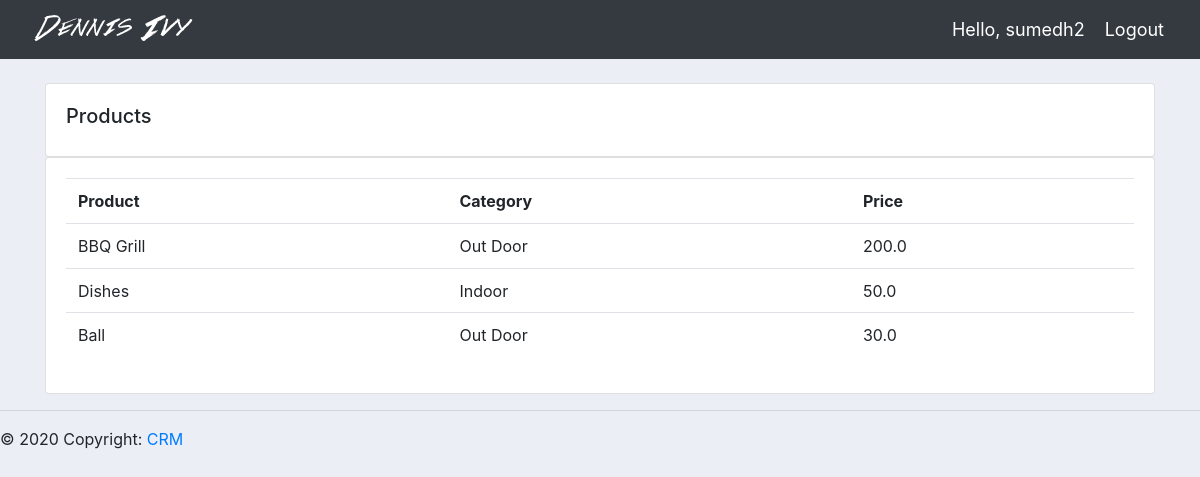
The page /products (signed in) on the database its author committed.
### accounts/models.py (models this page shows, shortened)
class Product(models.Model):
    CATEGORY = (
      ('Indoor' , 'Indoor'),
      ('Out Door' ,  'Out Door'),
    )
    name = models.CharField(max_length=200, null=True)
    price = models.FloatField(null=True)
    category  = models.CharField(max_length=200 , null =True , choices=CATEGORY)
    description = models.CharField(max_length=200 , null = True)
    date_created = models.DateTimeField(auto_now_add=True , null =True)
    tags = models.ManyToManyField(Tag)

### accounts/views.py (the view)
# urls.py: path('products' , views.products , name='products') ,
@login_required(login_url='login')
def products(request):
     products = Product.objects.all()
     return render(request , "accounts/products.html" ,{ 'products' : products })

### accounts/templates/accounts/products.html
{% extends 'accounts/main.html' %}
{% block content%}
<br>
		<div class="row">
			<div class="col-md">
				<div class="card card-body">
					<h5>Products</h5>
				</div>
				<div class="card card-body">
					<table class="table">
						<tr>
							<th>Product</th>
							<th>Category</th>
							<th>Price</th>
						</tr>
						{% for i in products %}
							<tr>
								<td>{{ i.name }}</td>
								<td>{{ i.category }}</td>
								<td>{{ i.price }}</td>
							<tr>
						{% endfor %}
					</table>
				</div>
			</div>
		</div>
{% endblock %}

### accounts/templates/accounts/navbar.html (shortened to what this page needs)
{% load static %}
<nav class="navbar navbar-expand-lg navbar-dark bg-dark">
    <img src={% static 'images/logo.png' %}>
    <span class="hello-msg"> Hello, {{ request.user }} </span>
    <span> <a class="hello-msg" href="{% url 'logout' %}"> Logout </a> </span>
  </nav>

### static/css/main.css (style rules this page uses)
body { background-color: #ebeff5; }

### accounts/templates/accounts/navbar.html (style rules this page uses)
.hello-msg { font-size: 18px; color: #fff; margin-right: 20px; }

### rows shown on the page
Product: name "BBQ Grill", category "Out Door", price "200.0"
Product: name "Dishes", category "Indoor", price "50.0"
Product: name "Ball", category "Out Door", price "30.0"

### other values the page prints
{{ request.user }} "sumedh2"
